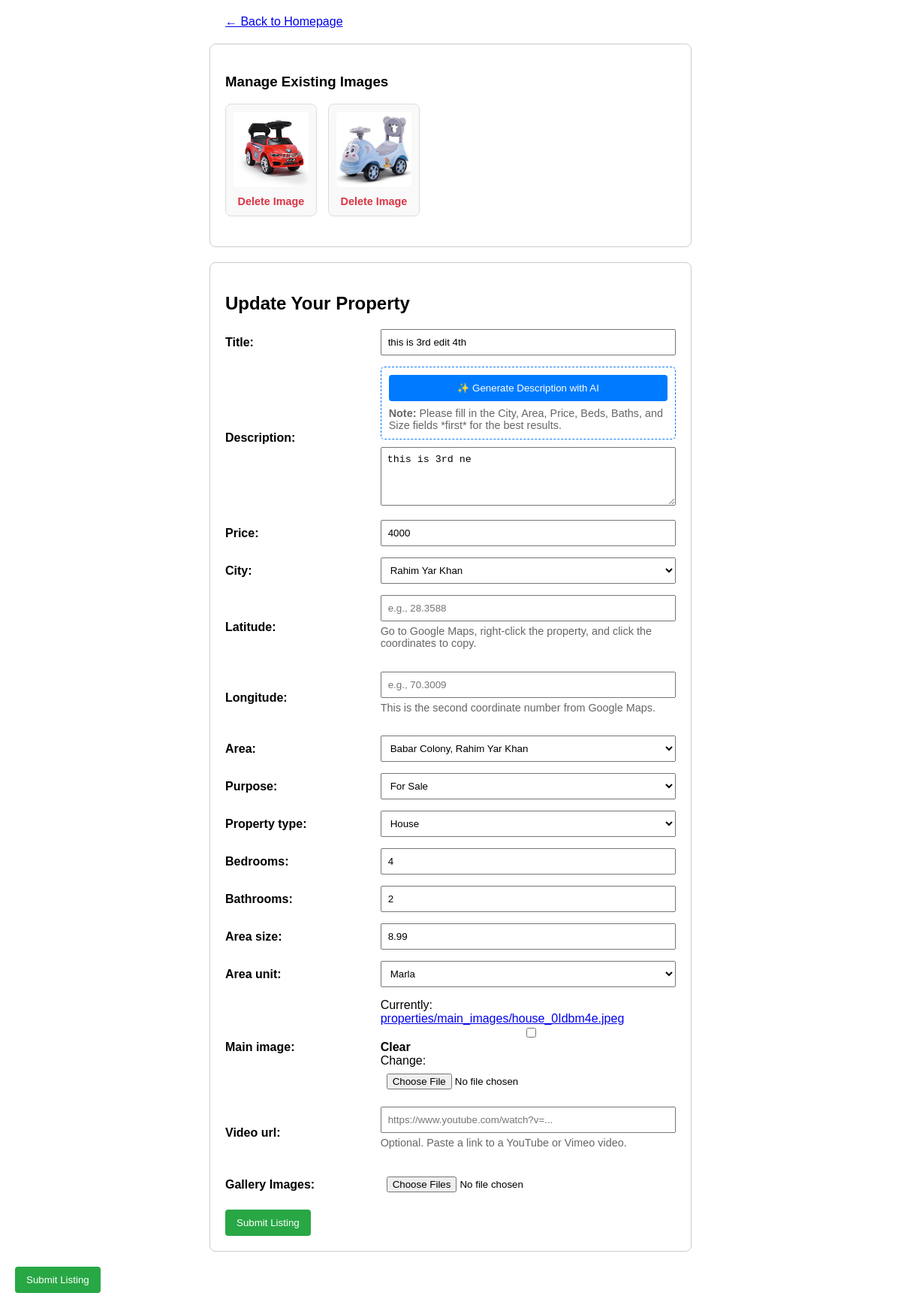
The page /listings/update/4/ (signed in) on the database as committed earlier.
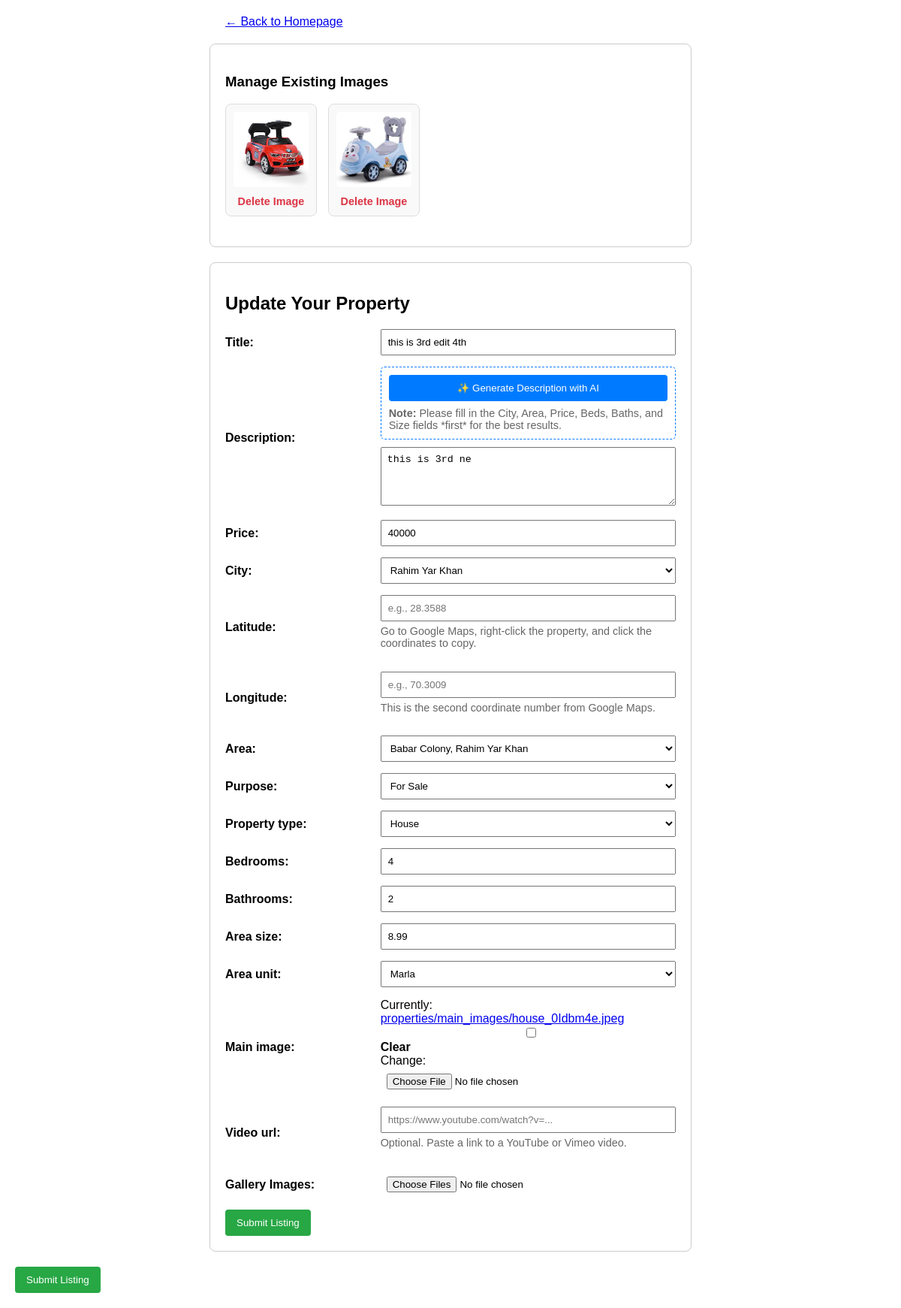
The same page on the database as committed later.
### properties/models.py (models this page shows, shortened)
class Property(models.Model):
    title = models.CharField(max_length=255)
    description = models.TextField()
    price = models.BigIntegerField()
    area = models.ForeignKey(
        Area,
        on_delete=models.SET_NULL,
        null=True,
        related_name="properties"
    )
    latitude = models.DecimalField(
        max_digits=9,
        decimal_places=6,
        null=True,
        blank=True,
        help_text="Exact latitude of the property (e.g., 31.470510)"
    )
    longitude = models.DecimalField(
        max_digits=9,
        decimal_places=6,
        null=True,
        blank=True,
        help_text="Exact longitude of the property (e.g., 74.394170)"
    )
    purpose = models.CharField(max_length=10, choices=PropertyPurpose.choices)
    property_type = models.CharField(max_length=20, choices=PropertyType.choices)
    bedrooms = models.PositiveSmallIntegerField(null=True, blank=True)
    bathrooms = models.PositiveSmallIntegerField(null=True, blank=True)
    area_size = models.DecimalField(max_digits=10, decimal_places=2)
    area_unit = models.CharField(max_length=10, choices=AreaUnit.choices, default=AreaUnit.MARLA)
    agent = models.ForeignKey(settings.AUTH_USER_MODEL, on_delete=models.CASCADE, related_name="properties")
    created_at = models.DateTimeField(auto_now_add=True)
    updated_at = models.DateTimeField(auto_now=True)
    main_image = models.ImageField(upload_to='properties/main_images/', null=True, blank=True)
    is_verified = models.BooleanField(
        default=False,
        help_text="Mark this listing as verified by the admin (e.g., checked for accuracy)."
    )
    is_featured = models.BooleanField(
        default=False,
        help_text="Mark this listing as 'Featured' to show it at the top."
    )
    featured_until = models.DateTimeField(
        null=True,
        blank=True,
        help_text="When this listing should stop being featured (e.g., 7 days from now)."
    )
    status = models.CharField(
        max_length=10,
        choices=PropertyStatus.choices,
        default=PropertyStatus.ACTIVE,
        help_text="The current status of the listing (e.g., Active, Sold)."
    )
    sold_date = models.DateTimeField(
        null=True,
        blank=True,
        help_text="The date and time this property was marked as sold."
    )
    video_url = models.URLField(
        max_length=500,
        null=True,
        blank=True,
        help_text="A link to a YouTube or Vimeo video walkthrough (e.g., https://www.youtube.com/watch?v=...)"
    )

### properties/views.py (the view)
# urls.py: path('update/<int:pk>/', views.property_update, name='property_update'),
@login_required(login_url='login')
def property_update(request, pk):
    property = get_object_or_404(Property, pk=pk)
    if property.agent != request.user:
        return HttpResponseForbidden()
    if request.method == 'POST':
        form = PropertyForm(request.POST, request.FILES, instance=property)
        if form.is_valid():
            property = form.save()
            images = request.FILES.getlist('gallery_images')
            for image in images:
                PropertyImage.objects.create(property=property, image=image)
            messages.success(request, 'Your property has been updated successfully!')
            return redirect('property_detail', pk=property.pk)
        else:
            print("--- FORM IS INVALID (Update View) ---")
            print(form.errors)
    else:
        form = PropertyForm(instance=property)
    context = {
        'form': form,
        'title': 'Update Your Property'
    }
    return render(request, 'properties/property_form.html', context)

### locations/models.py (called while the page is built)
    def __str__(self):
        return self.name

    def __str__(self):
        return f"{self.name}, {self.city.name}"

### properties/templates/properties/property_form.html (shortened to what this page needs)
<!DOCTYPE html>
<html lang="en">
<head>
</head>
<body>
    <div style="max-width: 600px; margin: auto; margin-bottom: 10px;">
        <a href="/"> &larr; Back to Homepage</a>
    </div>
    {% if form.instance.pk %}
        <div class="form-box"> <h3>Manage Existing Images</h3>
            <div class="image-manager">
                {% for image in form.instance.images.all %}
                <div class="image-card">
                    <img src="{{ image.image.url }}" alt="Gallery Image">
                    <form action="{% url 'delete_property_image' image_pk=image.pk %}" method="POST" style="margin: 0;">
                        <button type="submit">Delete Image</button>
                    </form>
                </div>
                {% empty %}
                <p>No gallery images have been uploaded yet.</p>
                {% endfor %}
            </div>
        </div>
    {% endif %}
    <form method="post" enctype="multipart/form-data" class="form-box">
        <h2>{{ title|default:"Post Your Property" }}</h2>
        {% for field in form %}
            <div class="form-row">
                {{ field.label_tag }}
               <div>
                  {% if field.name == 'gallery_images' %}
                    <input type="file"
                           name="gallery_images"
                           id="{{ field.id_for_label }}"
                           class="form-control"
                           multiple>
                {% elif field.name == 'description' %}
                    <div style="margin-bottom: 10px; border: 1px dashed #007bff; padding: 10px; border-radius: 5px;">
                        <button type="button" id="generate-ai-desc-btn" style="background: #007bff; width: 100%;">
                            ✨ Generate Description with AI
                        </button>
                        <p style="font-size: 0.9em; color: #666; margin-top: 8px; margin-bottom: 0;">
                            <b>Note:</b> Please fill in the City, Area, Price, Beds, Baths, and Size fields *first* for the best results.
                        </p>
                    </div>
                    {{ field }} {% else %}
                    {{ field }} {% endif %}
                    {% if field.help_text %}
                        <p style="font-size: 0.9em; color: #666; margin-top: 5px;">
                            {{ field.help_text }}
                        </p>
                    {% endif %}
                </div>
                </div>
        {% endfor %}
        <button type="submit">Submit Listing</button>
    </form>
    <button type="submit">Submit Listing</button>
</body>
</html>
    </body>
</html>

Rows that differ between the two databases and show on the page:
changed Property "this is 3rd edit 4th": price "4000" → "40000"
